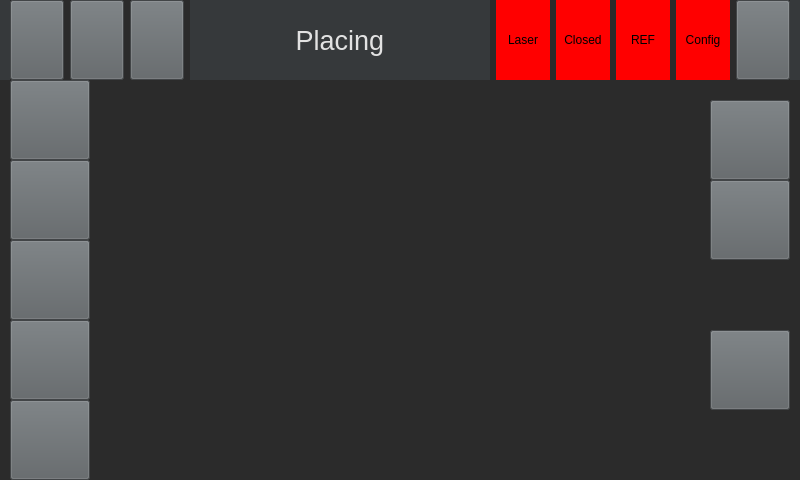
<?xml version="1.0" encoding="UTF-8"?>
<ui version="4.0">
 <class>VorlageUi</class>
 <widget class="QWidget" name="VorlageUi">
  <property name="geometry">
   <rect>
    <x>0</x>
    <y>0</y>
    <width>800</width>
    <height>480</height>
   </rect>
  </property>
  <property name="minimumSize">
   <size>
    <width>800</width>
    <height>480</height>
   </size>
  </property>
  <property name="windowTitle">
   <string>Form</string>
  </property>
  <property name="styleSheet">
   <string notr="true">background-color: rgb(43, 43, 43);
color: rgb(60, 63, 65);</string>
  </property>
  <widget class="QWidget" name="widget" native="true">
   <property name="geometry">
    <rect>
     <x>0</x>
     <y>0</y>
     <width>800</width>
     <height>480</height>
    </rect>
   </property>
   <property name="minimumSize">
    <size>
     <width>800</width>
     <height>480</height>
    </size>
   </property>
   <widget class="QLabel" name="helpTitle_2">
    <property name="geometry">
     <rect>
      <x>0</x>
      <y>0</y>
      <width>800</width>
      <height>80</height>
     </rect>
    </property>
    <property name="font">
     <font>
      <pointsize>20</pointsize>
      <weight>50</weight>
      <bold>false</bold>
     </font>
    </property>
    <property name="styleSheet">
     <string notr="true">background-color: rgb(54, 57, 59);
color: rgb(226, 226, 226);</string>
    </property>
    <property name="text">
     <string/>
    </property>
    <property name="alignment">
     <set>Qt::AlignCenter</set>
    </property>
   </widget>
   <widget class="QWidget" name="horizontalLayoutWidget_2">
    <property name="geometry">
     <rect>
      <x>10</x>
      <y>0</y>
      <width>780</width>
      <height>80</height>
     </rect>
    </property>
    <layout class="QHBoxLayout" name="horizontalLayout_3">
     <item>
      <widget class="QPushButton" name="backBtn">
       <property name="minimumSize">
        <size>
         <width>0</width>
         <height>0</height>
        </size>
       </property>
       <property name="maximumSize">
        <size>
         <width>999</width>
         <height>999</height>
        </size>
       </property>
       <property name="font">
        <font>
         <pointsize>10</pointsize>
         <weight>75</weight>
         <bold>true</bold>
        </font>
       </property>
       <property name="styleSheet">
        <string notr="true">background-color: rgb(92, 97, 100);
color: rgb(175, 177, 179);
</string>
       </property>
       <property name="text">
        <string/>
       </property>
       <property name="icon">
        <iconset>
         <normaloff>../../../../raspberryPiPythonCode/UI/Icons/backIcon2.png</normaloff>../../../../raspberryPiPythonCode/UI/Icons/backIcon2.png</iconset>
       </property>
       <property name="iconSize">
        <size>
         <width>32</width>
         <height>32</height>
        </size>
       </property>
      </widget>
     </item>
     <item>
      <widget class="QPushButton" name="helpBtn">
       <property name="minimumSize">
        <size>
         <width>0</width>
         <height>0</height>
        </size>
       </property>
       <property name="maximumSize">
        <size>
         <width>100</width>
         <height>100</height>
        </size>
       </property>
       <property name="font">
        <font>
         <pointsize>10</pointsize>
         <weight>75</weight>
         <bold>true</bold>
        </font>
       </property>
       <property name="cursor">
        <cursorShape>ArrowCursor</cursorShape>
       </property>
       <property name="toolTip">
        <string>&lt;html&gt;&lt;head/&gt;&lt;body&gt;&lt;p&gt;&lt;img src=&quot;:/newPrefix/helpIcon.png&quot;/&gt;&lt;/p&gt;&lt;/body&gt;&lt;/html&gt;</string>
       </property>
       <property name="styleSheet">
        <string notr="true">background-color: rgb(92, 97, 100);
color: rgb(175, 177, 179);
</string>
       </property>
       <property name="text">
        <string/>
       </property>
       <property name="icon">
        <iconset>
         <normaloff>../../../../raspberryPiPythonCode/UI/Icons/helpIcon.png</normaloff>../../../../raspberryPiPythonCode/UI/Icons/helpIcon.png</iconset>
       </property>
       <property name="iconSize">
        <size>
         <width>32</width>
         <height>64</height>
        </size>
       </property>
       <property name="flat">
        <bool>false</bool>
       </property>
      </widget>
     </item>
     <item>
      <widget class="QPushButton" name="homeBtn">
       <property name="minimumSize">
        <size>
         <width>0</width>
         <height>0</height>
        </size>
       </property>
       <property name="maximumSize">
        <size>
         <width>100</width>
         <height>100</height>
        </size>
       </property>
       <property name="font">
        <font>
         <pointsize>10</pointsize>
         <weight>75</weight>
         <bold>true</bold>
        </font>
       </property>
       <property name="styleSheet">
        <string notr="true">background-color: rgb(92, 97, 100);
color: rgb(175, 177, 179);
</string>
       </property>
       <property name="text">
        <string/>
       </property>
       <property name="icon">
        <iconset>
         <normaloff>../../../../raspberryPiPythonCode/UI/Icons/homeIcon.png</normaloff>../../../../raspberryPiPythonCode/UI/Icons/homeIcon.png</iconset>
       </property>
       <property name="iconSize">
        <size>
         <width>32</width>
         <height>32</height>
        </size>
       </property>
      </widget>
     </item>
     <item>
      <widget class="QLabel" name="pageTitle">
       <property name="minimumSize">
        <size>
         <width>300</width>
         <height>0</height>
        </size>
       </property>
       <property name="font">
        <font>
         <pointsize>20</pointsize>
         <weight>50</weight>
         <bold>false</bold>
        </font>
       </property>
       <property name="styleSheet">
        <string notr="true">background-color: rgb(54, 57, 59);
color: rgb(226, 226, 226);</string>
       </property>
       <property name="text">
        <string>Placing</string>
       </property>
       <property name="alignment">
        <set>Qt::AlignCenter</set>
       </property>
      </widget>
     </item>
     <item>
      <widget class="QLabel" name="laserLight">
       <property name="minimumSize">
        <size>
         <width>0</width>
         <height>0</height>
        </size>
       </property>
       <property name="maximumSize">
        <size>
         <width>999</width>
         <height>9999</height>
        </size>
       </property>
       <property name="styleSheet">
        <string notr="true">background-color: red;
color: rgb(0, 0, 0);</string>
       </property>
       <property name="text">
        <string>Laser</string>
       </property>
       <property name="alignment">
        <set>Qt::AlignCenter</set>
       </property>
      </widget>
     </item>
     <item>
      <widget class="QLabel" name="closedLight">
       <property name="minimumSize">
        <size>
         <width>0</width>
         <height>0</height>
        </size>
       </property>
       <property name="maximumSize">
        <size>
         <width>9999</width>
         <height>999</height>
        </size>
       </property>
       <property name="styleSheet">
        <string notr="true">background-color: red;
color: rgb(0, 0, 0);</string>
       </property>
       <property name="text">
        <string>Closed</string>
       </property>
       <property name="alignment">
        <set>Qt::AlignCenter</set>
       </property>
      </widget>
     </item>
     <item>
      <widget class="QLabel" name="refLight">
       <property name="minimumSize">
        <size>
         <width>0</width>
         <height>0</height>
        </size>
       </property>
       <property name="maximumSize">
        <size>
         <width>9999</width>
         <height>9999</height>
        </size>
       </property>
       <property name="styleSheet">
        <string notr="true">background-color: red;
color: rgb(0, 0, 0);</string>
       </property>
       <property name="text">
        <string>REF</string>
       </property>
       <property name="alignment">
        <set>Qt::AlignCenter</set>
       </property>
      </widget>
     </item>
     <item>
      <widget class="QLabel" name="configLight">
       <property name="minimumSize">
        <size>
         <width>0</width>
         <height>0</height>
        </size>
       </property>
       <property name="maximumSize">
        <size>
         <width>9999</width>
         <height>9999</height>
        </size>
       </property>
       <property name="styleSheet">
        <string notr="true">background-color: red;
color: rgb(0, 0, 0);</string>
       </property>
       <property name="text">
        <string>Config</string>
       </property>
       <property name="alignment">
        <set>Qt::AlignCenter</set>
       </property>
      </widget>
     </item>
     <item>
      <widget class="QPushButton" name="nextBtn">
       <property name="minimumSize">
        <size>
         <width>0</width>
         <height>0</height>
        </size>
       </property>
       <property name="maximumSize">
        <size>
         <width>80</width>
         <height>999</height>
        </size>
       </property>
       <property name="font">
        <font>
         <pointsize>10</pointsize>
         <weight>75</weight>
         <bold>true</bold>
        </font>
       </property>
       <property name="styleSheet">
        <string notr="true">background-color: rgb(92, 97, 100);
color: rgb(175, 177, 179);</string>
       </property>
       <property name="text">
        <string/>
       </property>
       <property name="icon">
        <iconset>
         <normaloff>../../../../raspberryPiPythonCode/UI/Icons/nextIcon.png</normaloff>../../../../raspberryPiPythonCode/UI/Icons/nextIcon.png</iconset>
       </property>
       <property name="iconSize">
        <size>
         <width>64</width>
         <height>64</height>
        </size>
       </property>
      </widget>
     </item>
    </layout>
    <zorder>homeBtn</zorder>
    <zorder>pageTitle</zorder>
    <zorder>laserLight</zorder>
    <zorder>nextBtn</zorder>
    <zorder>helpBtn</zorder>
    <zorder>configLight</zorder>
    <zorder>refLight</zorder>
    <zorder>closedLight</zorder>
    <zorder>backBtn</zorder>
   </widget>
   <widget class="QLabel" name="cameraImg">
    <property name="geometry">
     <rect>
      <x>100</x>
      <y>80</y>
      <width>600</width>
      <height>400</height>
     </rect>
    </property>
    <property name="text">
     <string/>
    </property>
    <property name="pixmap">
     <pixmap>../../../../../../../../../../Desktop/blank_coffee_cup_desk_mug_paper_pencils_pens-912217.jpg</pixmap>
    </property>
    <property name="scaledContents">
     <bool>false</bool>
    </property>
   </widget>
   <widget class="QLabel" name="imgToEngravePlacer">
    <property name="geometry">
     <rect>
      <x>210</x>
      <y>130</y>
      <width>100</width>
      <height>100</height>
     </rect>
    </property>
    <property name="font">
     <font>
      <kerning>true</kerning>
     </font>
    </property>
    <property name="autoFillBackground">
     <bool>false</bool>
    </property>
    <property name="text">
     <string/>
    </property>
    <property name="pixmap">
     <pixmap>../../images/bw_png.png</pixmap>
    </property>
    <property name="scaledContents">
     <bool>false</bool>
    </property>
    <property name="openExternalLinks">
     <bool>false</bool>
    </property>
   </widget>
   <widget class="QPushButton" name="leftBtn">
    <property name="geometry">
     <rect>
      <x>10</x>
      <y>400</y>
      <width>80</width>
      <height>80</height>
     </rect>
    </property>
    <property name="minimumSize">
     <size>
      <width>0</width>
      <height>0</height>
     </size>
    </property>
    <property name="maximumSize">
     <size>
      <width>999</width>
      <height>999</height>
     </size>
    </property>
    <property name="font">
     <font>
      <pointsize>10</pointsize>
      <weight>75</weight>
      <bold>true</bold>
     </font>
    </property>
    <property name="styleSheet">
     <string notr="true">background-color: rgb(92, 97, 100);
color: rgb(175, 177, 179);
</string>
    </property>
    <property name="text">
     <string/>
    </property>
    <property name="icon">
     <iconset>
      <normaloff>../Icons/left.png</normaloff>../Icons/left.png</iconset>
    </property>
    <property name="iconSize">
     <size>
      <width>64</width>
      <height>64</height>
     </size>
    </property>
    <property name="autoRepeat">
     <bool>true</bool>
    </property>
    <property name="autoRepeatInterval">
     <number>5</number>
    </property>
   </widget>
   <widget class="QPushButton" name="rightBtn">
    <property name="geometry">
     <rect>
      <x>10</x>
      <y>320</y>
      <width>80</width>
      <height>80</height>
     </rect>
    </property>
    <property name="minimumSize">
     <size>
      <width>0</width>
      <height>0</height>
     </size>
    </property>
    <property name="maximumSize">
     <size>
      <width>8888</width>
      <height>999</height>
     </size>
    </property>
    <property name="font">
     <font>
      <pointsize>10</pointsize>
      <weight>75</weight>
      <bold>true</bold>
     </font>
    </property>
    <property name="styleSheet">
     <string notr="true">background-color: rgb(92, 97, 100);
color: rgb(175, 177, 179);</string>
    </property>
    <property name="text">
     <string/>
    </property>
    <property name="icon">
     <iconset>
      <normaloff>../Icons/right.png</normaloff>../Icons/right.png</iconset>
    </property>
    <property name="iconSize">
     <size>
      <width>64</width>
      <height>64</height>
     </size>
    </property>
    <property name="autoRepeat">
     <bool>true</bool>
    </property>
    <property name="autoRepeatDelay">
     <number>300</number>
    </property>
    <property name="autoRepeatInterval">
     <number>5</number>
    </property>
   </widget>
   <widget class="QPushButton" name="biggerBtn">
    <property name="geometry">
     <rect>
      <x>710</x>
      <y>100</y>
      <width>80</width>
      <height>80</height>
     </rect>
    </property>
    <property name="minimumSize">
     <size>
      <width>0</width>
      <height>0</height>
     </size>
    </property>
    <property name="maximumSize">
     <size>
      <width>8888</width>
      <height>999</height>
     </size>
    </property>
    <property name="font">
     <font>
      <pointsize>40</pointsize>
      <weight>75</weight>
      <bold>true</bold>
     </font>
    </property>
    <property name="styleSheet">
     <string notr="true">background-color: rgb(92, 97, 100);
color: rgb(175, 177, 179);</string>
    </property>
    <property name="text">
     <string/>
    </property>
    <property name="icon">
     <iconset>
      <normaloff>../Icons/enlargeImageIcon.png</normaloff>../Icons/enlargeImageIcon.png</iconset>
    </property>
    <property name="iconSize">
     <size>
      <width>64</width>
      <height>64</height>
     </size>
    </property>
    <property name="autoRepeat">
     <bool>true</bool>
    </property>
    <property name="autoRepeatInterval">
     <number>15</number>
    </property>
   </widget>
   <widget class="QPushButton" name="smallerBtn">
    <property name="geometry">
     <rect>
      <x>710</x>
      <y>180</y>
      <width>80</width>
      <height>80</height>
     </rect>
    </property>
    <property name="minimumSize">
     <size>
      <width>0</width>
      <height>0</height>
     </size>
    </property>
    <property name="maximumSize">
     <size>
      <width>8888</width>
      <height>999</height>
     </size>
    </property>
    <property name="font">
     <font>
      <pointsize>40</pointsize>
      <weight>75</weight>
      <bold>true</bold>
     </font>
    </property>
    <property name="styleSheet">
     <string notr="true">background-color: rgb(92, 97, 100);
color: rgb(0, 0, 0);</string>
    </property>
    <property name="text">
     <string/>
    </property>
    <property name="icon">
     <iconset>
      <normaloff>../Icons/decreaseSizeIcon.png</normaloff>../Icons/decreaseSizeIcon.png</iconset>
    </property>
    <property name="iconSize">
     <size>
      <width>64</width>
      <height>64</height>
     </size>
    </property>
    <property name="autoRepeat">
     <bool>true</bool>
    </property>
    <property name="autoRepeatInterval">
     <number>15</number>
    </property>
   </widget>
   <widget class="QPushButton" name="downBtn">
    <property name="geometry">
     <rect>
      <x>10</x>
      <y>160</y>
      <width>80</width>
      <height>80</height>
     </rect>
    </property>
    <property name="minimumSize">
     <size>
      <width>0</width>
      <height>0</height>
     </size>
    </property>
    <property name="maximumSize">
     <size>
      <width>999</width>
      <height>999</height>
     </size>
    </property>
    <property name="font">
     <font>
      <pointsize>10</pointsize>
      <weight>75</weight>
      <bold>true</bold>
     </font>
    </property>
    <property name="styleSheet">
     <string notr="true">background-color: rgb(92, 97, 100);
color: rgb(175, 177, 179);
</string>
    </property>
    <property name="text">
     <string/>
    </property>
    <property name="icon">
     <iconset>
      <normaloff>../Icons/down.png</normaloff>../Icons/down.png</iconset>
    </property>
    <property name="iconSize">
     <size>
      <width>64</width>
      <height>64</height>
     </size>
    </property>
    <property name="autoRepeat">
     <bool>true</bool>
    </property>
    <property name="autoRepeatInterval">
     <number>5</number>
    </property>
   </widget>
   <widget class="QPushButton" name="upBtn">
    <property name="geometry">
     <rect>
      <x>10</x>
      <y>80</y>
      <width>80</width>
      <height>80</height>
     </rect>
    </property>
    <property name="minimumSize">
     <size>
      <width>0</width>
      <height>0</height>
     </size>
    </property>
    <property name="maximumSize">
     <size>
      <width>8888</width>
      <height>999</height>
     </size>
    </property>
    <property name="font">
     <font>
      <pointsize>10</pointsize>
      <weight>75</weight>
      <bold>true</bold>
     </font>
    </property>
    <property name="styleSheet">
     <string notr="true">background-color: rgb(92, 97, 100);
color: rgb(175, 177, 179);</string>
    </property>
    <property name="text">
     <string/>
    </property>
    <property name="icon">
     <iconset>
      <normaloff>../Icons/up.png</normaloff>../Icons/up.png</iconset>
    </property>
    <property name="iconSize">
     <size>
      <width>64</width>
      <height>64</height>
     </size>
    </property>
    <property name="autoRepeat">
     <bool>true</bool>
    </property>
    <property name="autoRepeatInterval">
     <number>5</number>
    </property>
   </widget>
   <widget class="QLabel" name="label">
    <property name="geometry">
     <rect>
      <x>700</x>
      <y>80</y>
      <width>101</width>
      <height>401</height>
     </rect>
    </property>
    <property name="text">
     <string/>
    </property>
   </widget>
   <widget class="QLabel" name="label_2">
    <property name="geometry">
     <rect>
      <x>0</x>
      <y>80</y>
      <width>101</width>
      <height>401</height>
     </rect>
    </property>
    <property name="text">
     <string/>
    </property>
   </widget>
   <widget class="QPushButton" name="resizeBtn">
    <property name="geometry">
     <rect>
      <x>10</x>
      <y>240</y>
      <width>80</width>
      <height>80</height>
     </rect>
    </property>
    <property name="minimumSize">
     <size>
      <width>0</width>
      <height>0</height>
     </size>
    </property>
    <property name="maximumSize">
     <size>
      <width>8888</width>
      <height>999</height>
     </size>
    </property>
    <property name="font">
     <font>
      <pointsize>40</pointsize>
      <weight>75</weight>
      <bold>true</bold>
     </font>
    </property>
    <property name="styleSheet">
     <string notr="true">background-color: rgb(92, 97, 100);
color: rgb(175, 177, 179);</string>
    </property>
    <property name="text">
     <string/>
    </property>
    <property name="icon">
     <iconset>
      <normaloff>../Icons/resizeIcon.png</normaloff>../Icons/resizeIcon.png</iconset>
    </property>
    <property name="iconSize">
     <size>
      <width>64</width>
      <height>64</height>
     </size>
    </property>
   </widget>
   <widget class="QPushButton" name="refreshCameraImageBtn">
    <property name="geometry">
     <rect>
      <x>710</x>
      <y>330</y>
      <width>80</width>
      <height>80</height>
     </rect>
    </property>
    <property name="minimumSize">
     <size>
      <width>0</width>
      <height>0</height>
     </size>
    </property>
    <property name="maximumSize">
     <size>
      <width>8888</width>
      <height>999</height>
     </size>
    </property>
    <property name="font">
     <font>
      <pointsize>40</pointsize>
      <weight>75</weight>
      <bold>true</bold>
     </font>
    </property>
    <property name="styleSheet">
     <string notr="true">background-color: rgb(92, 97, 100);
color: rgb(175, 177, 179);</string>
    </property>
    <property name="text">
     <string/>
    </property>
    <property name="icon">
     <iconset>
      <normaloff>../Icons/cameraIcon.png</normaloff>../Icons/cameraIcon.png</iconset>
    </property>
    <property name="iconSize">
     <size>
      <width>64</width>
      <height>64</height>
     </size>
    </property>
   </widget>
   <zorder>cameraImg</zorder>
   <zorder>imgToEngravePlacer</zorder>
   <zorder>helpTitle_2</zorder>
   <zorder>horizontalLayoutWidget_2</zorder>
   <zorder>label</zorder>
   <zorder>smallerBtn</zorder>
   <zorder>biggerBtn</zorder>
   <zorder>label_2</zorder>
   <zorder>upBtn</zorder>
   <zorder>downBtn</zorder>
   <zorder>rightBtn</zorder>
   <zorder>leftBtn</zorder>
   <zorder>resizeBtn</zorder>
   <zorder>refreshCameraImageBtn</zorder>
  </widget>
 </widget>
 <resources/>
 <connections/>
</ui>
